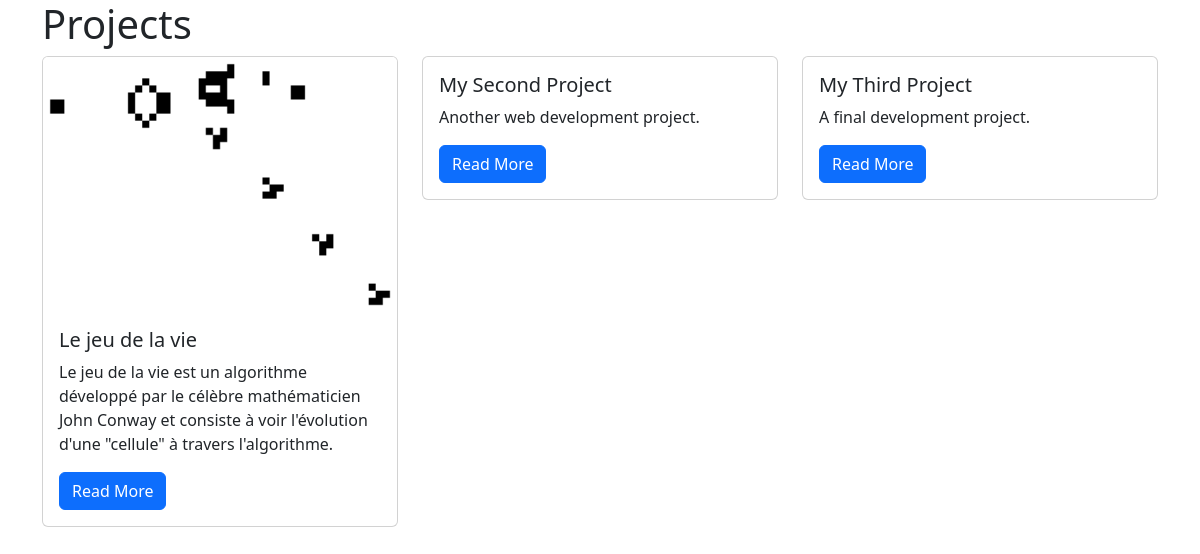
/projects/, run on the app's committed database.
### projects/models.py (models this page shows)
class Project(models.Model):
    title = models.CharField(max_length=100)
    description = models.TextField()
    technology = models.CharField(max_length=20)
    image = models.FileField(upload_to="project_images/", blank=True)

### projects/views.py (the view)
# urls.py: path("", views.project_index, name="project_index"),
def project_index(request):
    projects = Project.objects.all()
    context = {
        "projects": projects
    }
    return render(request, "projects/project_index.html", context)

### projects/templates/projects/project_index.html
{% extends "base.html" %}
{% block page_content %}
<h1>Projects</h1>
<div class="row">
{% for project in projects %}
    <div class="col-md-4">
        <div class="card mb-2">
            {% if project.image %}
                <img class="card-img-top" src="{{ project.image.url }}">
            {% endif %}
            <div class="card-body">
                <h5 class="card-title">{{ project.title }}</h5>
                <p class="card-text">{{ project.description }}</p>
                <a href="{% url 'project_detail' project.pk %}"
                   class="btn btn-primary">
                    Read More
                </a>
            </div>
        </div>
    </div>
    {% endfor %}
</div>
{% endblock %}

### templates/base.html (shortened to what this page needs)
<!DOCTYPE html>
<html lang="en">
<head>
    <link
        href="https://cdn.jsdelivr.net/npm/bootstrap@5.3.1/dist/css/bootstrap.min.css"
        rel="stylesheet"
    >
</head>
<body class="container">
{% block page_content %}{% endblock page_content %}
</body>
</html>

### data on the page
Project: image (picture), title "Le jeu de la vie", description "Le jeu de la vie est un algorithme développé par le célèbre mathématicien John Conway et consiste à voir l'évolution d'une \"cellule\" à travers l'algorithme."
Project: title "My Second Project", description "Another web development project."
Project: title "My Third Project", description "A final development project."
